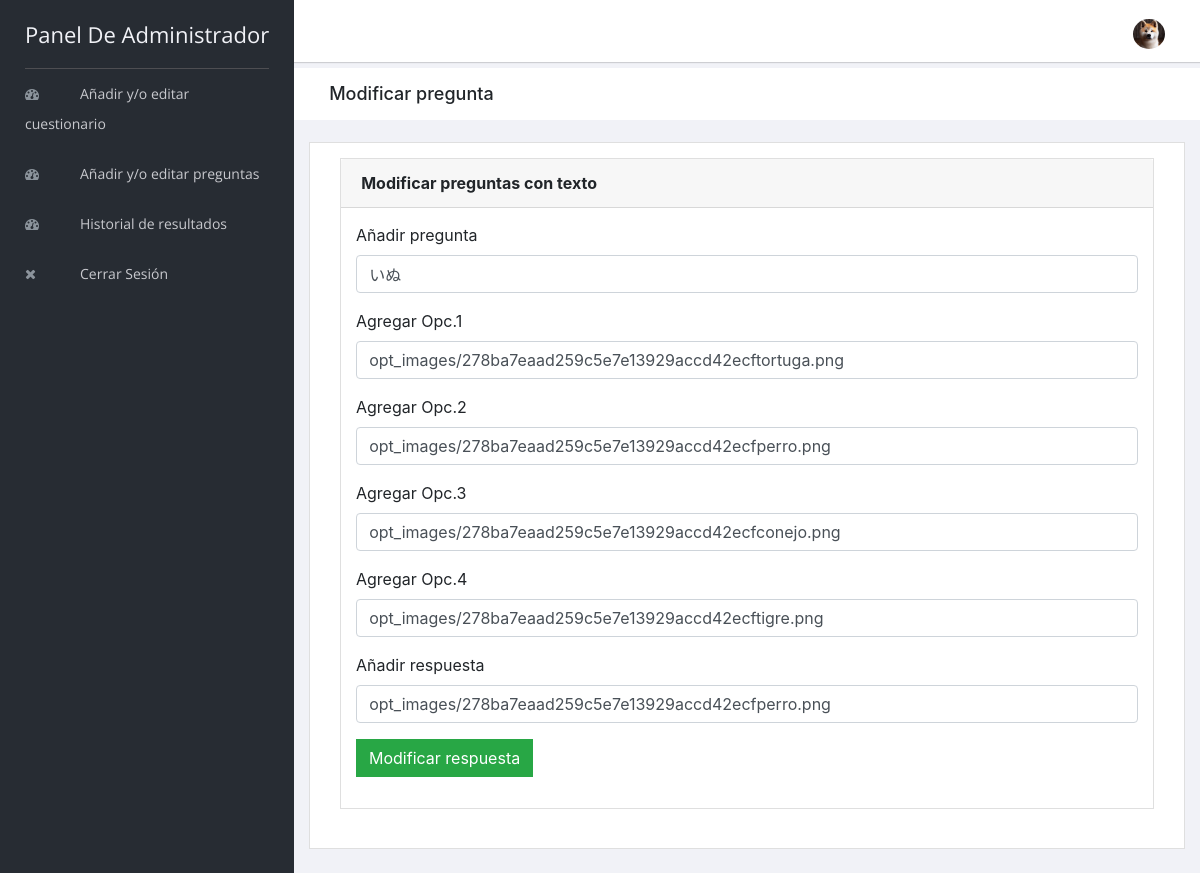
Page /admin/edit_option.php?id=24 (signed in) on the committed database.
### tables this page shows
CREATE TABLE `questions` (
  `id` int(5) NOT NULL,
  `question_no` varchar(5) NOT NULL,
  `question` varchar(500) NOT NULL,
  `opt1` varchar(100) NOT NULL,
  `opt2` varchar(100) NOT NULL,
  `opt3` varchar(100) NOT NULL,
  `opt4` varchar(100) NOT NULL,
  `answer` varchar(100) NOT NULL,
  `category` varchar(100) NOT NULL
);

### admin/edit_option.php (the view, shortened to what this page needs)
<?php
include "header.php";
include "../connection.php";
    ?>
    <?php
$id=$_GET["id"];
$question="";
$opt1="";
$opt2="";
$opt3="";
$opt4="";
$answer="";
$res=mysqli_query($link,"select * from questions where id=$id");
while($row=mysqli_fetch_array($res))
{
    $question=$row["question"];
    $opt1=$row["opt1"];
    $opt2=$row["opt2"];
    $opt3=$row["opt3"];
    $opt4=$row["opt4"];
    $answer=$row["answer"];
}
?>
    <div class="breadcrumbs">
        <div class="col-sm-4">
            <div class="page-header float-left">
                <div class="page-title">
                    <h1>Modificar pregunta</h1>
                </div>
            </div>
        </div>
    </div>
    <div class="content mt-3">
        <div class="animated fadeIn">
            <div class="row">
                <div class="col-lg-12">
                    <div class="card">
                        <div class="card-body">
                            <div class="col-lg-12">
                                <form name="form1" action="" method="post" enctype="multipart/form-data">
                                    <div class="card">
                                        <div class="card-header"><strong>Modificar preguntas con texto</strong>
                                        </div>
                                        <div class="card-body card-block">
                                            <div class="form-group"><label for="company"
                                                                           class=" form-control-label">Añadir pregunta
                                                </label><input type="text" name="question"
                                                               placeholder="Agrega una pregunta"
                                                               class="form-control" value="<?php echo $question; ?>" required>
                                            </div>
                                            <div class="form-group"><label for="company"
                                                                           class=" form-control-label">Agregar Opc.1
                                                </label><input type="text" name="opt1"
                                                               placeholder="Agregar Opc.1"
                                                               class="form-control" value="<?php echo $opt1; ?>" required>
                                            </div>
                                            <div class="form-group"><label for="company"
                                                                           class=" form-control-label">Agregar Opc.2
                                                </label><input type="text" name="opt2"
                                                               placeholder="Agregar Opc.2"
                                                               class="form-control" value="<?php echo $opt2; ?>" required>
                                            </div>
                                            <div class="form-group"><label for="company"
                                                                           class=" form-control-label">Agregar Opc.3
                                                </label><input type="text" name="opt3"
                                                               placeholder="Agregar Opc.3"
                                                               class="form-control" value="<?php echo $opt3; ?>" required>
                                            </div>
                                            <div class="form-group"><label for="company"
                                                                           class=" form-control-label">Agregar Opc.4
                                                </label><input type="text" name="opt4"
                                                               placeholder="Agregar Opc.4"
                                                               class="form-control" value="<?php echo $opt4; ?>" required>
                                            </div>
                                            <div class="form-group"><label for="company"
                                                                           class=" form-control-label">Añadir respuesta
                                                </label><input type="text" name="answer"
                                                               placeholder="Añadir respuesta"
                                                               class="form-control" value="<?php echo $answer; ?>" required>
                                            </div>
                                            <div class="form-group">
                                                <input type="submit" name="submit1" value="Modificar respuesta"
                                                       class="btn btn-success">
                                            </div>
                                        </div>
                                    </div>
                                    </form>
                            </div>
                        </div>
                    </div>
                </div>
            </div>
        </div>
    </div>
<?php
include "footer.php";
?>

### rows in the picture
questions: question "いぬ", opt1 "opt_images/278ba7eaad259c5e7e13929accd42ecftortuga.png", opt2 "opt_images/278ba7eaad259c5e7e13929accd42ecfperro.png", opt3 "opt_images/278ba7eaad259c5e7e13929accd42ecfconejo.png", opt4 "opt_images/278ba7eaad259c5e7e13929accd42ecftigre.png", answer "opt_images/278ba7eaad259c5e7e13929accd42ecfperro.png"
